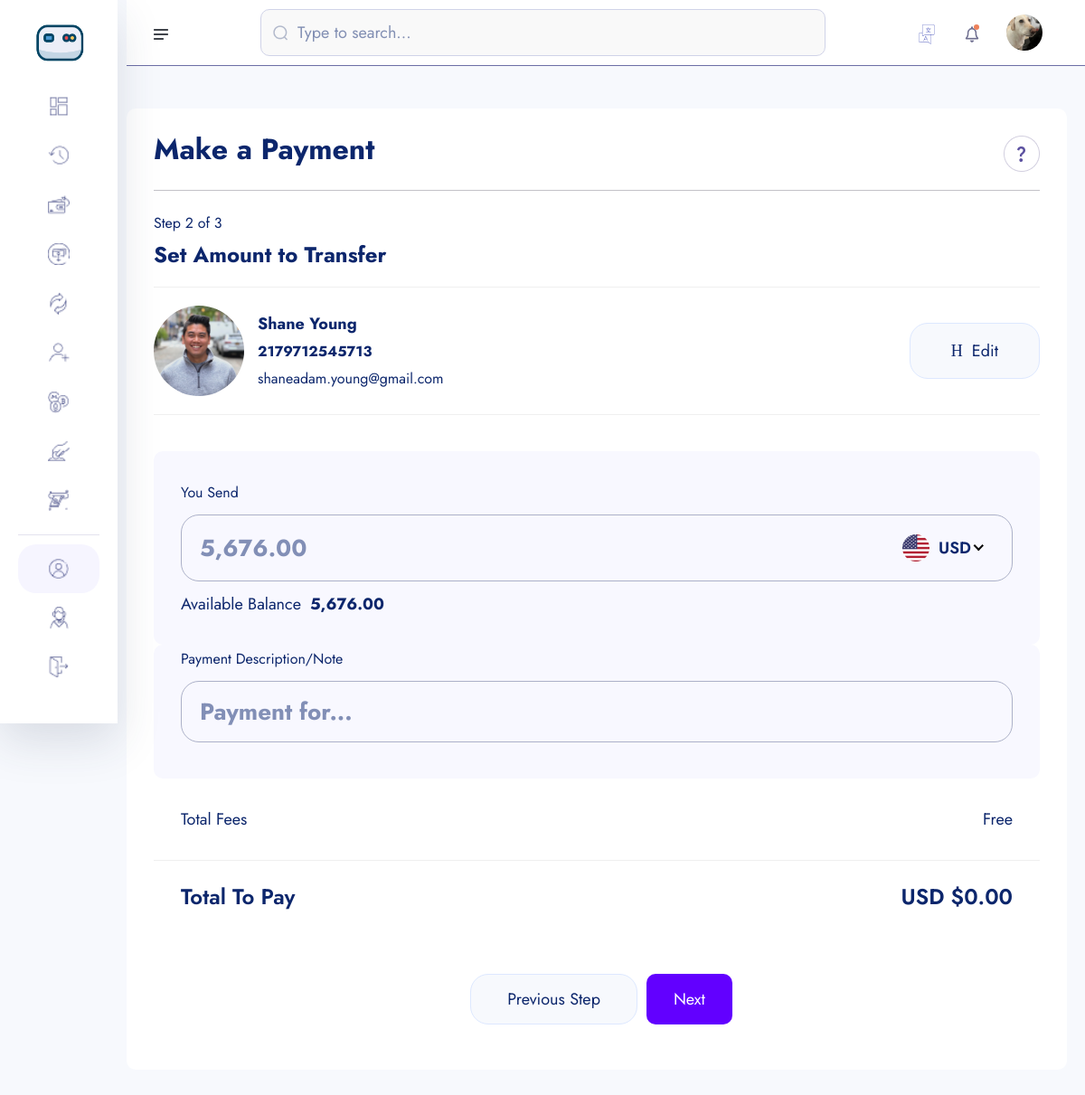
Page /amount-transfer/2179712545713/ (signed in) on the committed database.
### userauths/models.py (models this page shows, shortened)
class User(AbstractUser):
    username = models.CharField(max_length=100)
    email = models.EmailField(unique=True)
    is_staff = models.BooleanField(default=False)
    is_superuser = models.BooleanField(default=False)
    USERNAME_FIELD = 'email'
    REQUIRED_FIELDS = ['username']

### account/models.py (models this page shows, shortened)
class KYC(models.Model):
    id = models.UUIDField(primary_key=True, unique=True, default=uuid.uuid4, editable=False)
    user = models.OneToOneField(User, on_delete=models.CASCADE)
    account = models.OneToOneField(Account, on_delete=models.CASCADE, null=True, blank=True)
    full_name = models.CharField(max_length=1000)
    image = models.ImageField(upload_to="kyc", default="default.jpg")
    marital_status = models.CharField(choices=MARITAL_STATUS, max_length=40)
    gender = models.CharField(choices=GENDER, max_length=40)
    identity_type = models.CharField(choices=IDENTITY_TYPE, max_length=140)
    identity_image = models.ImageField(upload_to="kyc", null=True, blank=True)
    date_of_birth = models.DateTimeField(auto_now_add=False)
    signature = models.ImageField(upload_to="kyc")
    country = models.CharField(max_length=100)
    state = models.CharField(max_length=100)
    city = models.CharField(max_length=100)
    mobile = models.CharField(max_length=1000)
    fax = models.CharField(max_length=1000)
    date = models.DateTimeField(auto_now_add=True)

class Account(models.Model):
    id = models.UUIDField(primary_key=True, unique=True, default=uuid.uuid4, editable=False)
    user = models.OneToOneField(User, on_delete=models.CASCADE)
    account_balance = models.DecimalField(max_digits=12, decimal_places=2, default=0.00)
    account_number = ShortUUIDField(unique=True, length=10, max_length=25, prefix="217", alphabet="1234567890")
    account_id = ShortUUIDField(unique=True, length=7, max_length=25, prefix="SAY", alphabet="1234567890")
    pin_number = ShortUUIDField(unique=True, length=4, max_length=7, alphabet="1234567890")
    ref_code = ShortUUIDField(unique=True, length=10, max_length=10, alphabet="abcdefgh1234567890")
    account_status = models.CharField(max_length=100, choices=ACCOUNT_STATUS, default="in-active")
    date = models.DateTimeField(auto_now_add=True)
    kyc_submitted = models.BooleanField(default=False)
    kyc_confirmed = models.BooleanField(default=False)
    recommended_by = models.ForeignKey(User, on_delete=models.DO_NOTHING, blank=True, null=True, related_name="recommended_by")
    class Meta:
        ordering = ['-date']

### main_app/transfer.py (the view)
# urls.py: path("amount-transfer/<account_number>/", transfer.amount_transfer, name='amount-transfer'),
def amount_transfer(request, account_number):
    try:
        account = Account.objects.get(account_number=account_number)
    except:
        messages.warning(request, "Account does not exist.")
        return redirect("main_app:search-acct")
    context = {
        "account" : account,
    }
    return render(request, "transfer/amount-transfer.html", context)

### templates/transfer/amount-transfer.html (shortened to what this page needs)
{% extends "partials/dashboard-base.html" %}
{% load static %}
{% load humanize %}
{% block content %}
    <section class="dashboard-section body-collapse pay step step-2">
        <div class="overlay pt-120">
            <div class="container-fruid">
                <div class="main-content">
                    <div class="head-area d-flex align-items-center justify-content-between">
                        <h4>Make a Payment</h4>
                        <div class="icon-area">
                            <img src="{% static 'assets/images/icon/support-icon.png' %}" alt="icon">
                        </div>
                    </div>
                    <div class="choose-recipient">
                        <div class="step-area">
                            <span class="mdr">Step 2 of 3</span>
                            <h5>Set Amount to Transfer</h5>
                        </div>
                        <div class="user-select">
                            <div class="single-user">
                                <div class="left d-flex align-items-center">
                                    <div class="img-area">
                                        <img src="{{ account.user.kyc.image.url }}" style="width: 100px; height: 100px; border-radius: 50%; object-fit: cover"  alt="image">
                                    </div>
                                    <div class="text-area">
                                        <p>{{ account.user.kyc.full_name|title }}</p>
                                        <span class="mdr"><b>{{ account.account_number }}</b></span><br>
                                        <span class="mdr">{{ account.user.email }}</span>
                                    </div>
                                </div>
                                <div class="right">
                                    <a href="{% url "main_app:search-acct" %}">
                                        <i class="icon-h-edit"></i>
                                        Edit
                                    </a>
                                </div>
                            </div>
                        </div>
                    </div>
                    <form action={% url "main_app:amount-transfer-process" account.account_number %}  method="POST">
                        <div class="send-banance">
                            <span class="mdr">You Send</span>
                            <div class="input-area">
                                <input class="xxlr" id="amount-send" name="amount-send" onkeyup="calculateBalance()" placeholder="{{request.user.account.account_balance|intcomma}}" type="number">
                            </div>
                            <p>Available Balance<b>{{request.user.account.account_balance|intcomma}}</b></p>
                        </div>
                        <div class="send-banance pt-0 mt-0">
                            <span class="mdr">Payment Description/Note</span>
                            <div class="input-area">
                                <input class="xxlr" name="description" onkeyup="calculateBalance()" placeholder="Payment for..." type="text">
                            </div>
                        </div>
                        <ul class="total-fees">
                            <li>Total Fees</li>
                            <li>Free</li>
                        </ul>
                        <ul class="total-fees pay">
                            <li><h5>Total To Pay</h5></li>
                            <li><h5 id="total-to-pay">USD $0.00</h5></li>
                        </ul>
                        <div class="footer-area mt-40">
                            <a href="pay-step-1.html">Previous Step</a>
                            <button type="submit" style="padding: 10px 30px; border-radius: 10px; background: rgb(98, 0, 255); color: #fff" class="active">Next</button>
                        </div>
                    </form>
                </div>
            </div>
        </div>
    </section>
{% endblock content %}

### templates/partials/dashboard-base.html (shortened to what this page needs)
{% load static %}
<!doctype html>
<html lang="en">
<head>
    <link rel="stylesheet" href="{% static 'assets1/css/bootstrap.min.css' %}">
    <link rel="stylesheet" href="{% static 'assets1/css/fontawesome.min.css' %}">
    <link rel="stylesheet" href="{% static 'assets1/css/jquery-ui.css' %}">
    <link rel="stylesheet" href="{% static 'assets1/css/plugin/apexcharts.css' %}">
    <link rel="stylesheet" href="{% static 'assets1/css/plugin/nice-select.css' %}">
    <link rel="stylesheet" href="{% static 'assets1/css/arafat-font.css' %}">
    <link rel="stylesheet" href="{% static 'assets1/css/plugin/animate.css' %}">
    <link rel="stylesheet" href="{% static 'assets1/css/style.css' %}">
</head>
<body>
    <header class="header-section body-collapse">
        <div class="overlay">
            <div class="container-fruid">
                <div class="row d-flex header-area">
                    <div class="navbar-area d-flex align-items-center justify-content-between">
                        <div class="sidebar-icon">
                            <img src="{% static 'assets1/images/icon/menu.png' %}" alt="icon">
                        </div>
                        <form method="POST" class="flex-fill">
                            <div class="form-group d-flex align-items-center">
                                <img src="{% static 'assets1/images/icon/search.png' %}" alt="icon">
                                <input type="text" placeholder="Type to search...">
                            </div>
                        </form>
                        <div class="dashboard-nav">
                            <div class="single-item language-area">
                                <div class="language-btn">
                                    <img src="{% static 'assets1/images/icon/lang.png' %}" alt="icon">
                                </div>
                            </div>
                            <div class="single-item notifications-area">
                                <div class="notifications-btn">
                                    <img src="{% static 'assets1/images/icon/bell.png' %}" class="bell-icon" alt="icon">
                                </div>
                            </div>
                            <div class="single-item user-area">
                                <div class="profile-area d-flex align-items-center">
                                    <span class="user-profile">
                                        <img style="width: 40px; height: 40px; border-radius: 50%; object-fit: cover" src="{{ user.kyc.image.url }}" alt="User">
                                    </span>
                                    <i class="fa-solid fa-sort-down"></i>
                                </div>
                            </div>
                        </div>
                    </div>
                    <div class="sidebar-wrapper">
                        <div class="sidebar-logo">
                            <a href="dashboard.html"><img src="{% static 'assets1/images/logo.png' %}" alt="logo" style="height: 50px; border-radius: 50%"></a>
                        </div>
                        <ul>
                            <li>
                                <a href="{% url "account:dashboard" %}">
                                    <img src="{% static 'assets1/images/icon/dashboard.png' %}" alt="Dashboard"> <span>Dashboard</span>
                                </a>
                            </li>
                            <li>
                                <a href="{% url "main_app:transactions" %}">
                                    <img src="{% static 'assets1/images/icon/transactions.png' %}" alt="Transactions"> <span>Transactions</span>
                                </a>
                            </li>
                            <li>
                                <a href="{% url "main_app:search-acct" %}">
                                    <img src="{% static 'assets1/images/icon/pay.png' %}" alt="Pay"> <span>Pay</span>
                                </a>
                            </li>
                            <li>
                                <a href="{% url "main_app:request-search-acct" %}">
                                    <img src="{% static 'assets1/images/icon/receive.png' %}" alt="Receive"> <span>Receive</span>
                                </a>
                            </li>
                            <li>
                                <a href="money-exchange.html">
                                    <img src="{% static 'assets1/images/icon/exchange.png' %}" alt="Exchange"> <span>Exchange</span>
                                </a>
                            </li>
                            <li>
                                <a href="recipients.html">
                                    <img src="{% static 'assets1/images/icon/recipients.png' %}" alt="Recipients"> <span>Recipients</span>
                                </a>
                            </li>
                            <li>
                                <a href="crypto.html">
                                    <img src="{% static 'assets1/images/icon/crypto.png' %}" alt="Crypto"> <span>Crypto</span>
                                </a>
                            </li>
                            <li>
                                <a href="deposit-money.html">
                                    <img src="{% static 'assets1/images/icon/deposit.png' %}" alt="Deposit"> <span>Deposit Money</span>
                                </a>
                            </li>
                            <li>
                                <a href="withdraw-money-step-1.html">
                                    <img src="{% static 'assets1/images/icon/withdraw.png' %}" alt="Withdraw"> <span>Withdraw Money</span>
                                </a>
                            </li>
                        </ul>
                        <ul class="bottom-item">
                            <li class="active">
                                <a href="{% url "account:account" %}">
                                    <img src="{% static 'assets1/images/icon/account.png' %}" alt="Account"> <span>Account</span>
                                </a>
                            </li>
                            <li>
                                <a href="javascript:void(0)">
                                    <img src="{% static 'assets1/images/icon/support.png' %}" alt="Support"> <span>Support</span>
                                </a>
                            </li>
                            <li>
                                <a href="javascript:void(0)">
                                    <img src="{% static 'assets1/images/icon/quit.png' %}" alt="Quit"> <span>Quit</span>
                                </a>
                            </li>
                        </ul>
                        <div class="pt-120">
                        </div>
                    </div>
                </div>
            </div>
        </div>
    </header>
{% block content %}
{% endblock content %}
    </body>
</html>

### rows in the picture
User: kyc.image (picture), amount-send "5,676.00", user.account.account_balance "5,676.00"
Account: user.kyc.image (picture), user.kyc.full_name "Shane Young", account_number "2179712545713", user.email "shaneadam.young@gmail.com"
